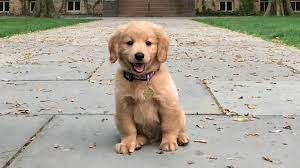
#> input picture img/dog.jpg, 300 x 168 px, found by its file name
$ python 5.py
#> lines starting #> are read from the running program, lines starting #| are printed output that depends on the picture
import cv2
import numpy as np
import matplotlib.pyplot as plt

# Load image
image_path = 'img/dog.jpg'  # Change path to your image
image = cv2.imread(image_path)
#> image is the input picture: shape (168, 300, 3); mean B, G, R 149.1, 162.4, 168.2
if image is None:
    raise FileNotFoundError(f"Could not read the image at {image_path}. Check the path!")

# Define points in the original and transformed images
pts1 = np.float32([[50, 50], [200, 50], [50, 200]])
pts2 = np.float32([[10, 100], [200, 50], [100, 250]])

# Compute affine transformation matrix and apply it
M = cv2.getAffineTransform(pts1, pts2)
affine_transformed = cv2.warpAffine(image, M, (image.shape[1], image.shape[0]))
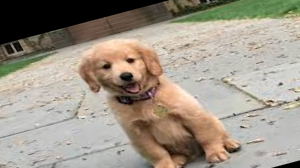
#> affine_transformed: shape (168, 300, 3); mean B, G, R 136.1, 149.5, 158.6

# Display the original and transformed images
fig, axes = plt.subplots(1, 2, figsize=(12, 6))
axes[0].imshow(cv2.cvtColor(image, cv2.COLOR_BGR2RGB))
axes[0].set_title('Original Image')
axes[0].axis('off')

axes[1].imshow(cv2.cvtColor(affine_transformed, cv2.COLOR_BGR2RGB))
axes[1].set_title('Affine Transformed Image')
axes[1].axis('off')

plt.tight_layout()
plt.show()
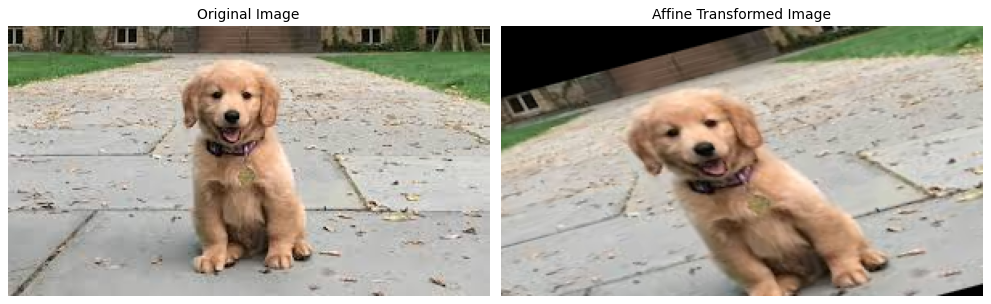
#> figure drawn by matplotlib, 2 panels
